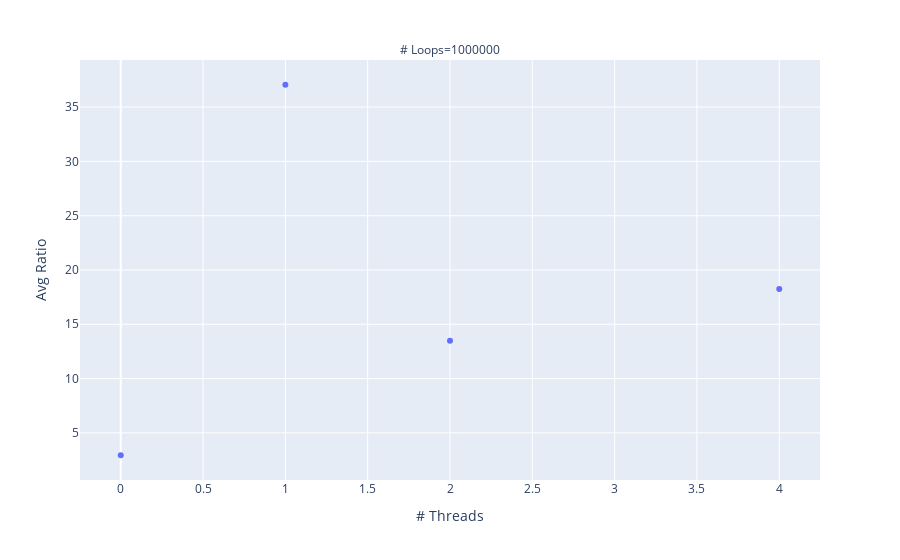

The cell this chart's notebook holds for it:
### Code cell
fig = px.scatter(
    data_frame=grouped_df,
    x='# Threads',
    y='Avg Ratio',
    facet_col='# Loops',
    facet_col_wrap=1,
    # color='# Loops',
    # labels={'x': "x-label", 'y': "y-label"},
    # category_orders={'column_1': ['value_1', 'value_2']},
    # title="title<br><sup>subtitle</sup>",
)
fig.show()

### Figure 1 — Plotly figure (JSON) as saved in the notebook; plotly's stock layout.template omitted (floating-point values rounded to 4 significant figures)
{"data": [{"hovertemplate": "# Loops=1000000<br># Threads=%{x}<br>Avg Ratio=%{y}<extra></extra>", "legendgroup": "", "marker": {"color": "#636efa", "symbol": "circle"}, "mode": "markers", "name": "", "orientation": "v", "showlegend": false, "type": "scatter", "x": [0, 1, 2, 4], "xaxis": "x", "y": [2.942, 37.06, 13.48, 18.25], "yaxis": "y"}], "layout": {"annotations": [{"font": {}, "showarrow": false, "text": "# Loops=1000000", "x": 0.5, "xanchor": "center", "xref": "paper", "y": 1, "yanchor": "bottom", "yref": "paper"}], "legend": {"tracegroupgap": 0}, "margin": {"t": 60}, "xaxis": {"anchor": "y", "domain": [0, 1], "title": {"text": "# Threads"}}, "yaxis": {"anchor": "x", "domain": [0, 1], "title": {"text": "Avg Ratio"}}}}
